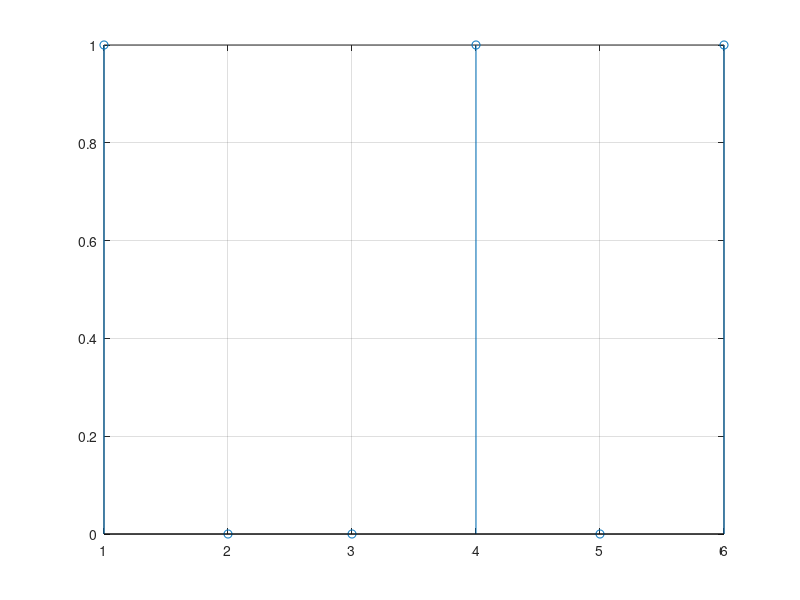

The MATLAB source for this figure:
function exercitiu6()
   
    Fs = 12000;
    N = 0.5*12; 
    m = 1:N;
    for i = 1:1:N
        v(i) = round(rand);
    end
    ts = 1/Fs;
    t = ts:ts:N*ts;
   % plot(t,v);
  
    stem(m,v),grid 

end